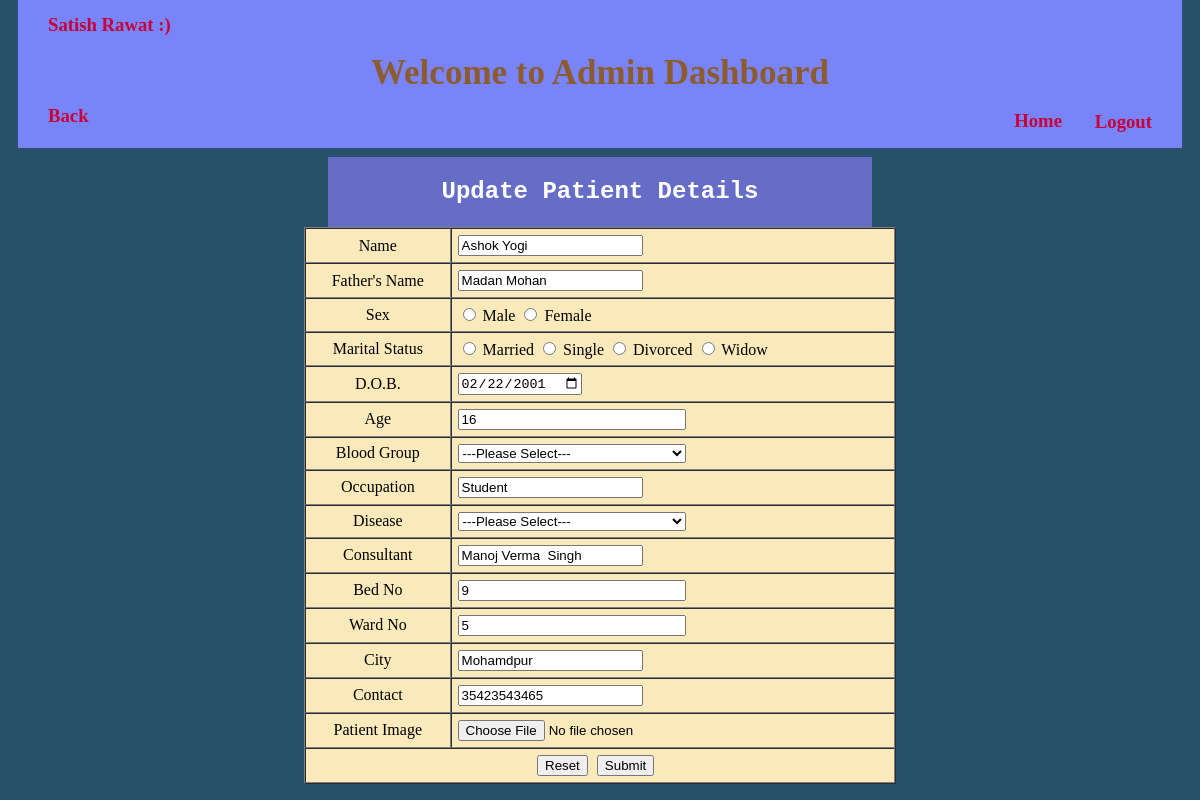
Screenshot of /ehospital/admin/updateform_p.php?sid=1009 (signed in) with the database file from the repository.
### tables this page shows
CREATE TABLE `patient` (
  `id` int(20) NOT NULL,
  `name` varchar(30) NOT NULL,
  `mname` varchar(40) NOT NULL,
  `fname` varchar(30) NOT NULL,
  `mstatus` varchar(20) NOT NULL,
  `dob` date NOT NULL,
  `age` int(11) NOT NULL,
  `sex` varchar(5) NOT NULL,
  `bgroup` varchar(5) NOT NULL,
  `occupation` varchar(40) NOT NULL,
  `disease` varchar(50) NOT NULL,
  `consultant` varchar(25) NOT NULL,
  `bed_no` int(11) NOT NULL,
  `ward_no` int(11) NOT NULL,
  `admit_date` date NOT NULL,
  `discharge_date` date NOT NULL,
  `city` varchar(35) NOT NULL,
  `contact_no` varchar(15) NOT NULL,
  `image` text NOT NULL
);

### ehospital/admin/updateform_p.php (the view, shortened to what this page needs)
<?php
	include('header.php');
	include('titlehead.php');
	include('../dbcon.php');
	$sid = $_GET['sid'];
	$qry = "SELECT * FROM `patient` WHERE `id` = '$sid'";
	$run = mysqli_query($con, $qry);
	$data = mysqli_fetch_assoc($run);
?>
	<h3 style = "margin-top : -45px; margin-left : 40px; " align = "left"><a class = "a3link" title = "Back to Update Patient !" href = "updatepatient.php">Back</a></h3>
	<div class = "table" >
	<h2 class = "addpatient" align = "center" style = "font-family : courier; " >Update Patient Details</h2>
	</div>
	<form action = "updatedata_p.php" method = "post" enctype = "multipart/form-data" >
		<table border = "1" width = "50%" align = "center" cellpadding = "6px" cellspacing = "0px" bgcolor = " #f9e9bb " style = "margin-top : -20px;" >
			<tr>
				<td align = "center" >Name</td> <td><input type = "text" name = "name" value = "<?php echo $data['name']; ?>" /></td>
			</tr>
			<tr>
				<td align = "center" >Father's Name</td> <td><input type = "text" name = "fname" value = "<?php echo $data['fname']; ?>" /></td>
			</tr>
			<tr>
				<td align = "center" >Sex</td> <td> <input type = "radio" name = "sex" value = "Male" required > Male <input type = "radio" name = "sex" value = "Female"> Female </td>
			</tr>
			<tr>
				<td align = "center" >Marital Status</td>
				<td><input type = "radio" name = "mstatus" value = "Married" required > Married <input type = "radio" name = "mstatus" value = "Single" > Single <input type = "radio" name = "mstatus" value = "Divorced" > Divorced <input type = "radio" name = "mstatus" value = "Widow"> Widow </td>
			</tr>
			<tr>
				<td align = "center" >D.O.B.</td> <td><input type = "date" name = "dob" value = "<?php echo $data['dob']; ?>" /></td>
			</tr>
			<tr>
				<td align = "center" >Age</td> <td><input type = "number" name = "age" style = "width : 53%; " value = "<?php echo $data['age']; ?>" /></td>
			</tr>
			<tr>
				<td align = "center" >Blood Group</td>
				<td><select name = "bgroup" style = "width : 53%; " required >
					<option value = "" >---Please Select---</option>
					</select></td>
			</tr>
			<tr>
				<td align = "center" >Occupation</td> <td><input type = "text" name = "occupation" value = "<?php echo $data['occupation']; ?>" /></td>
			</tr>
			<tr>
			<td align = "center" >Disease</td>
			<td><select name = "disease" style = "width : 53%;" required >
				<option value="">---Please Select---</option>
			    </select></td>
		</tr>
			<tr>
				<td align = "center" >Consultant</td> <td><input type = "text" name = "consultant" value = "<?php echo $data['consultant']; ?>" /></td>
			</tr>
			<tr>
				<td align = "center" >Bed No</td> <td><input type = "number" name = "bed_no" value = "<?php echo $data['bed_no']; ?>" style = "width : 53%; " /></td>
			</tr>
			<tr>
				<td align = "center" >Ward No</td> <td><input type = "number" name = "ward_no" value = "<?php echo $data['ward_no']; ?>" style = "width : 53%; " /></td>
			</tr>
			<tr>
				<td align = "center" >City</td> <td><input type = "text" name = "city" value = "<?php echo $data['city']; ?>" required = "required" /></td>
			</tr>
			<tr>
				<td align = "center" >Contact</td> <td><input type = "text" name = "contact" value = "<?php echo $data['contact_no']; ?>" /></td>
			</tr>
			<tr>
				<td align = "center" >Patient Image</td> <td><input type = "file" name = "image" /></td>
			</tr>
			<tr>
				<td colspan = "2">
				<input style = "margin-left : 225px;" type = "reset" name = "reset" value = "Reset" />
				<input style = "margin-left : 5px;" type = "submit" name = "submit" value = "Submit" />
				</td>
			</tr>
		</table>
		</form>

### ehospital/css/style.css (style rules this page uses)
.addpatient { background-color : #666dc6 ; color : white; margin-left : 320px; margin-right : 320px; margin-top : 30px; height : 70px; line-height : 70px; }
.table { margin-top : 20px; }
.a3link { text-decoration : none; color : #C70039 ; margin-top : -140px; }

### rows the page displays
patient: name "Ashok Yogi", fname "Madan Mohan", dob "02/22/2001", age "16", occupation "Student", consultant "Manoj Verma Singh", bed_no "9", ward_no "5", city "Mohamdpur", contact "35423543465"

### other values shown
$_SESSION['name'] "Satish"
$_SESSION['lname'] "Rawat"
